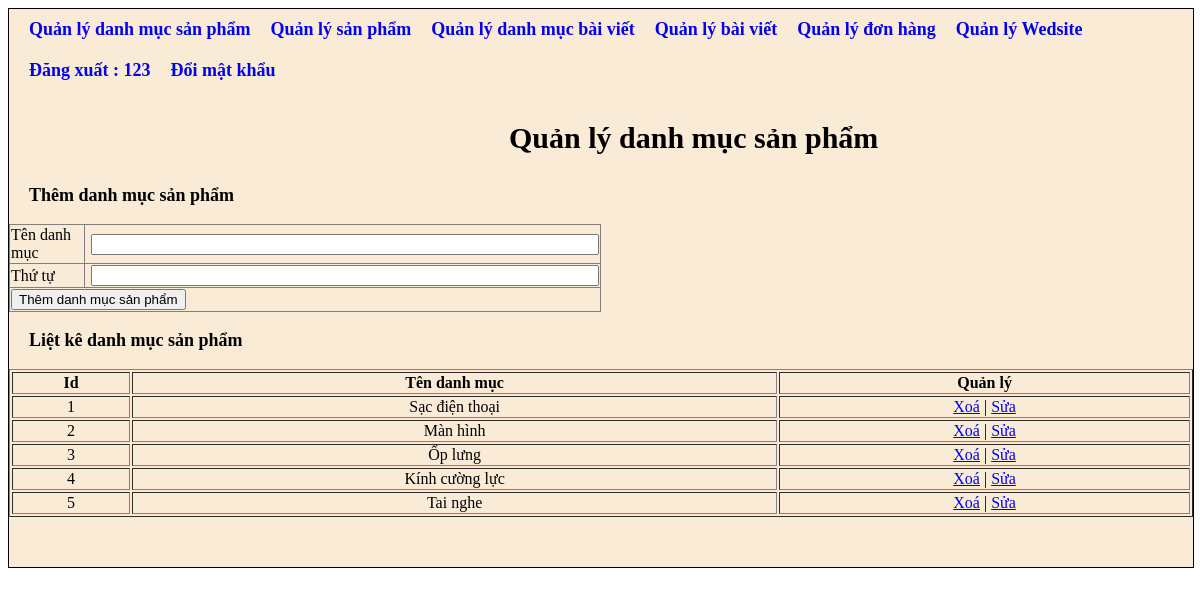
The page /wedbanhang/admincp/index.php?action=quanlydanhmucsanpham&query=them (signed in) on the database its author committed.
### tables this page shows
CREATE TABLE `tbl_danhmuc` (
  `id_danhmuc` int(11) NOT NULL,
  `tendanhmuc` varchar(100) NOT NULL,
  `thutu` int(11) NOT NULL
);

### wedbanhang/admincp/lietke.php (the view)
<?php
    $sql_lietke_danhmucsp = "SELECT * FROM tbl_danhmuc ORDER BY thutu DESC";
    $query_lietke_danhmucsp = mysqli_query($mysqli,$sql_lietke_danhmucsp);
?>
<p style="font-size: 18px;
    font-weight: bold;padding-left:20px">Liệt kê danh mục sản phẩm</p>
<table style="width:100%;text-align: center;" border="1" style="border-collapse:collapse">
  <tr>
    <th>Id</th>
    <th>Tên danh mục</th>
    <th>Quản lý</th>
  </tr>
    <?php
    $i = 0;
    while($row = mysqli_fetch_array($query_lietke_danhmucsp)){
        $i++;
    ?>
  <tr>
    <td><?php echo $i ?></td>
    <td><?php echo $row['tendanhmuc'] ?></td>
    <td>
        <a href="xuly.php?iddanhmuc=<?php echo $row['id_danhmuc'] ?>">Xoá</a> |
        <a href="?action=quanlydanhmucsanpham&query=sua&iddanhmuc=<?php echo $row['id_danhmuc']?>">Sửa</a>
    </td>
  </tr>
    <?php
    }
    ?>
</table>

### rows shown on the page
tbl_danhmuc: tendanhmuc "Sạc điện thoại"
tbl_danhmuc: tendanhmuc "Màn hình"
tbl_danhmuc: tendanhmuc "Ốp lưng"
tbl_danhmuc: tendanhmuc "Kính cường lực"
tbl_danhmuc: tendanhmuc "Tai nghe"

### other values the page prints
$_SESSION['dangnhap'] "123"
